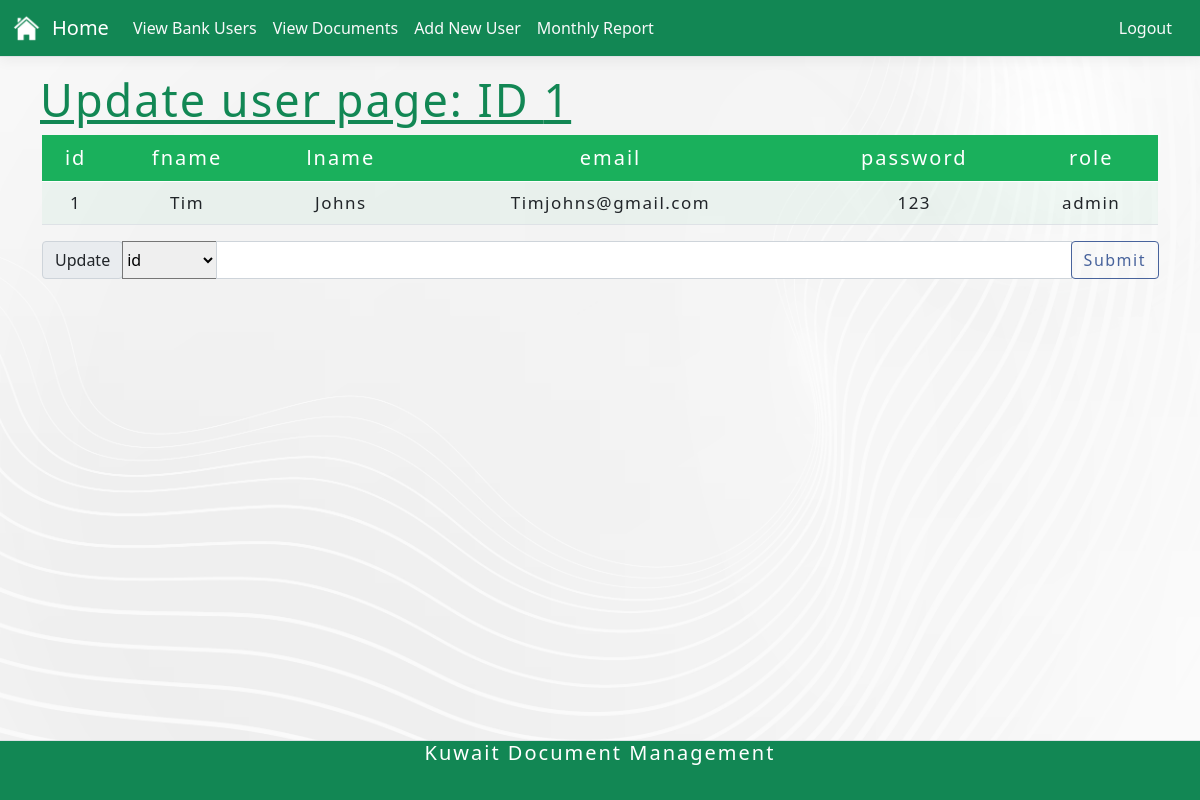
The page /Group31/updateUser.php?uid=1 on the database its author committed.
### tables this page shows
CREATE TABLE "credentials" (
	"id"	INTEGER NOT NULL,
	"fname"	TEXT NOT NULL,
	"lname"	TEXT NOT NULL,
	"email"	TEXT NOT NULL,
	"password"	TEXT NOT NULL,
	"role"	TEXT NOT NULL,
	PRIMARY KEY("id")
);

### Group31/viewUserSQL.php (called while the page is built, shortened)
<?php
function getUsers (){
    $os = getOS();
    if($os === "Mac"){
        $db = new SQLITE3('../Database/Kuwaitt.db');
    }
    else{
        $db = new SQLITE3('..\\Database\\Kuwaitt.db');
    }
    $sql = "SELECT * FROM credentials";
    $stmt = $db->prepare($sql);
    $result = $stmt->execute();
    while ($row = $result->fetchArray()){
        $arrayResult [] = $row;
    }
    return $arrayResult;
}
function TableColumns($table){
    $os = getOS();
    if($os === "Mac"){
        $db = new SQLITE3('../Database/Kuwaitt.db');
    }
    else{
        $db = new SQLITE3('..\\Database\\Kuwaitt.db');
    }
    $sql = "SELECT * FROM ".$table;
    $stmt = $db->prepare($sql);
    $result = $stmt->execute();
    return $result->numColumns();
}

### Group31/updateUser.php (the view, shortened to what this page needs)
<?php
require("adminNav.php");
require("viewUserSQL.php");
$pkvalue = $_GET['uid'];
$tableName = 'credentials';
$table = getUsers();
$noOfColumns = TableColumns($tableName);
?>
<div>
  <h1 class="tableHeader"><u>Update user page:  ID <?php echo $pkvalue; ?></u></h1>
</div>
<div class="container bgColor">
    <main role="main" class="pb-3">
        <div class="row">
            <div class="col">
                <table class="table table-hover">
                    <thead class="theadColour">
                        <?php for($i=0;$i<$noOfColumns;$i++):?>
                        <td style="text-align: center;"><?php $$i = TableNames($tableName,$i); echo $$i;?></td>
                        <?php endfor;?>
                    </thead>
                    <?php
                        for ($i=0; $i<count($table); $i++):
                        if($table[0][$i]==$pkvalue):
                    ?>
                    <tr>
                        <?php for($j=0;$j<$noOfColumns;$j++):?>
                        <td class="tbContents"><?php echo $table[$i][$j]?></td>
                        <?php endfor;?>
                    </tr>
                    <?php endif;endfor;?>
                </table>
                <div>
                    <form method="post">
                        <div class="input-group mb-3">
                            <div class="input-group-prepend">
                                <label class="input-group-text" for="column">Update</label>
                            </div>
                            <select class="custom-select" id="column" name="column">
                                <?php for($i=0;$i<$noOfColumns;$i++):?>
                                    <option value = "<?php echo $$i ?>"><?php echo $$i; ?></option>
                                <?php endfor;?>
                            </select>
                            <input type="text" class="form-control" name="update">
                            <div class="input-group-append">
                                <button class="btn btn-action" type="button" name="submit">Submit</button>
                            </div>
                        </div>
                </div>
            </div>
        </div>
    </main>
</div>
<?php require("footer.php"); ?>

### Group31/site2.css (style rules this page uses)
.btn-action { border-color: #48639C !important; color: #48639C !important; font-family: 'Segoe UI', Tahoma, Geneva, Verdana, sans-serif; letter-spacing: 1.5px; white-space: nowrap; font-size: 17px; }
html { font-size: 14px; }
body { background-image: url("whiteBkg.jpg"); }
@media (min-width: 768px) { html { font-size: 16px; } }
html { position: relative; min-height: 100%; }
body { margin-bottom: 60px; }
body::after { content: ''; display: block; height: 100px; }
.bkg { background: "whiteBkg.jpg"; background-size: cover; background-repeat: no-repeat; }
.container { min-height: 100%; }
table { border-collapse: collapse; width: 100%; }
th, td { text-align: left; padding: 8px; }
html, body { max-width: 100%; overflow-x: hidden; }
thead.theadColour { text-align: center; background: #1ab05c; color: white; font-family: 'Segoe UI', Tahoma, Geneva, Verdana, sans-serif; letter-spacing: 2px; white-space: nowrap; font-size: 20px; }
td.tbContents { text-align: center; font-family: 'Segoe UI', Tahoma, Geneva, Verdana, sans-serif; letter-spacing: 1.5px; white-space: nowrap; font-size: 17px; }
table tr td, table tr th { background-color: rgba(26, 176, 92, 0.05) !important; }
.tableHeader { font-family: 'Segoe UI', Tahoma, Geneva, Verdana, sans-serif; font-size: 45px; letter-spacing: 2px; color: #128754; top: 60px; padding-left: 40px; }

### rows shown on the page
credentials: id "1", fname "Tim", lname "Johns", email "Timjohns@gmail.com", password "123", role "admin"

### other values the page prints
$pkvalue "1"
$$i "id"
$$i "fname"
$$i "lname"
$$i "email"
$$i "password"
$$i "role"
form field column "id"
